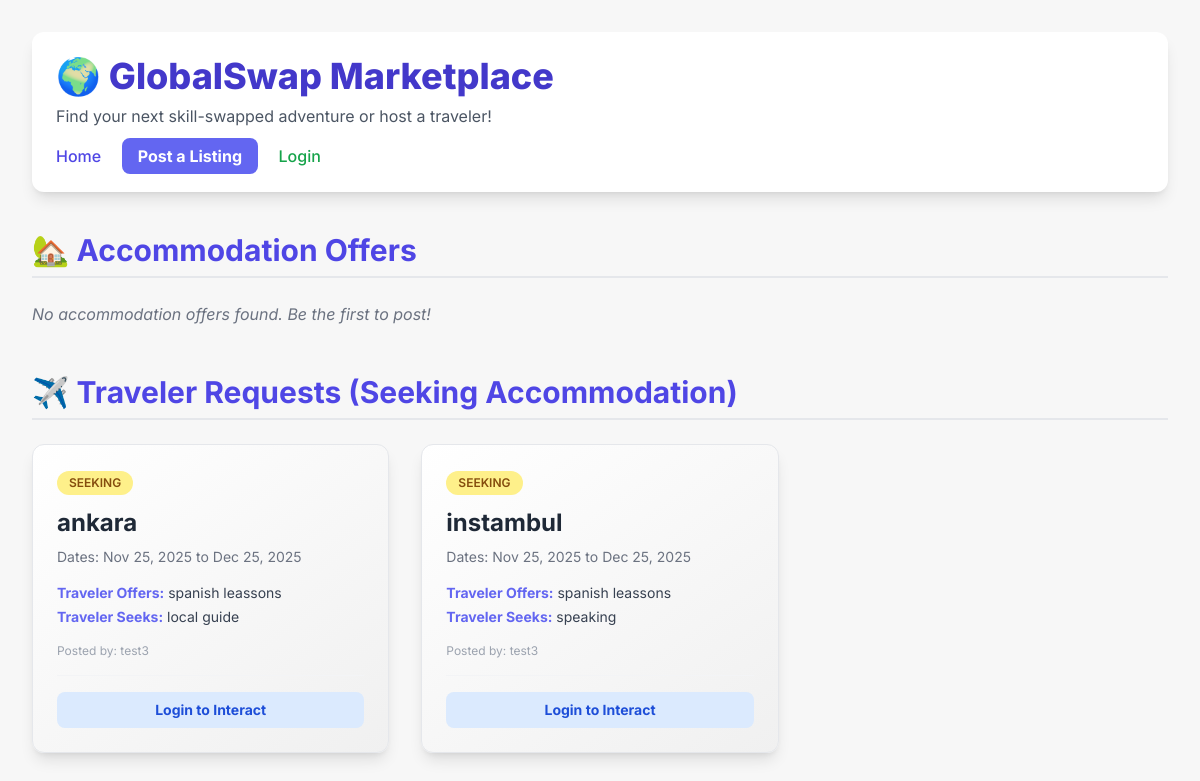
Page /trips on the committed database.
### app.py (models this page shows, shortened)
class Trip(db.Model):
    __tablename__ = "trip"
    id = db.Column(db.Integer, primary_key=True)
    destination = db.Column(db.String(120), nullable=False)
    start_date = db.Column(db.Date, nullable=False)
    end_date = db.Column(db.Date, nullable=False)
    description = db.Column(db.Text, nullable=True)
    created_at = db.Column(db.DateTime, default=datetime.utcnow)
    is_accommodation_offer = db.Column(db.Boolean, default=False, nullable=False)
    user_id = db.Column(db.Integer, db.ForeignKey("user.id"), nullable=False)
    interactions = db.relationship("Interaction", backref="trip", lazy='dynamic', cascade="all, delete-orphan")
    skillswap = db.relationship("SkillSwap", backref="trip", uselist=False, cascade="all, delete-orphan")

class SkillSwap(db.Model):
    __tablename__ = "skillswap"
    id = db.Column(db.Integer, primary_key=True)
    skill_offered = db.Column(db.String(120), nullable=False)
    skill_wanted = db.Column(db.String(120), nullable=False)
    created_at = db.Column(db.DateTime, default=datetime.utcnow)
    user_id = db.Column(db.Integer, db.ForeignKey("user.id"), nullable=False)
    trip_id = db.Column(db.Integer, db.ForeignKey("trip.id"), unique=True, nullable=False)

class User(db.Model, UserMixin):
    __tablename__ = "user"
    id = db.Column(db.Integer, primary_key=True)
    username = db.Column(db.String(80), unique=True, nullable=False)
    email = db.Column(db.String(120), unique=True, nullable=False)
    password_hash = db.Column(db.String(128))
    created_at = db.Column(db.DateTime, default=datetime.utcnow)
    trips = db.relationship("Trip", backref="user", cascade="all, delete-orphan")
    skillswaps = db.relationship("SkillSwap", backref="user", cascade="all, delete-orphan")
    sent_interactions = db.relationship("Interaction", foreign_keys='Interaction.sender_id', backref="sender", lazy='dynamic', cascade="all, delete-orphan")
    received_interactions = db.relationship("Interaction", foreign_keys='Interaction.recipient_id', backref="recipient", lazy='dynamic', cascade="all, delete-orphan")

### app.py (the view)
@app.route("/trips")
def trips():
    trip_requests = Trip.query.filter_by(is_accommodation_offer=False).all()
    accommodation_offers = Trip.query.filter_by(is_accommodation_offer=True).all()
    return render_template(
        "marketplace.html",
        requests=trip_requests,
        accommodation_offers=accommodation_offers
    )

### templates/marketplace.html (shortened to what this page needs)
<!DOCTYPE html>
<html lang="en">
<head>
    <script src="https://cdn.tailwindcss.com"></script>
</head>
<body>
    <div class="min-h-screen p-4 sm:p-8">
        <header class="mb-10 bg-white p-6 rounded-xl shadow-lg">
            <h1 class="text-4xl font-extrabold text-indigo-700 mb-2">🌍 GlobalSwap Marketplace</h1>
            <p class="text-gray-600 mb-4">Find your next skill-swapped adventure or host a traveler!</p>
            <nav class="space-x-4">
                <a href="{{ url_for('home') }}" class="text-indigo-600 hover:text-indigo-800 font-medium">Home</a>
                <a href="{{ url_for('create_listing') }}" class="bg-indigo-500 hover:bg-indigo-600 text-white font-bold py-2 px-4 rounded-lg transition duration-150">Post a Listing</a>
                {% if current_user.is_authenticated %}
                    <a href="{{ url_for('dashboard') }}" class="text-green-600 hover:text-green-800 font-medium">My Cabinet</a>
                    <a href="{{ url_for('logout') }}" class="text-red-500 hover:text-red-700 font-medium">Logout</a>
                {% else %}
                    <a href="{{ url_for('login') }}" class="text-green-600 hover:text-green-800 font-medium">Login</a>
                {% endif %}
            </nav>
        </header>
        <section class="mb-12">
            <h2 class="text-3xl font-bold text-gray-800 mb-6 border-b-2 pb-2 text-indigo-600">🏡 Accommodation Offers</h2>
            <div class="grid grid-cols-1 sm:grid-cols-2 lg:grid-cols-3 xl:grid-cols-4 gap-8">
                {% for offer in accommodation_offers %}
                <div class="card p-6 rounded-xl shadow-lg border border-gray-200 flex flex-col justify-between">
                    <div>
                        <span class="text-xs font-semibold px-3 py-1 bg-green-200 text-green-800 rounded-full mb-3 inline-block">HOSTING</span>
                        <h3 class="text-2xl font-bold text-gray-800 mb-2">{{ offer.destination }}</h3>
                        <p class="text-sm text-gray-500 mb-4">
                            Available: {{ offer.start_date.strftime('%b %d, %Y') }} to {{ offer.end_date.strftime('%b %d, %Y') }}
                        </p>
                        {% set swap = offer.skillswap %}
                        {% if swap %}
                            <p class="text-sm text-gray-700 mb-1"><strong class="text-indigo-500">Host Offers:</strong> {{ swap.skill_offered }}</p>
                            <p class="text-sm text-gray-700 mb-4"><strong class="text-indigo-500">Host Seeks:</strong> {{ swap.skill_wanted }}</p>
                        {% endif %}
                        <p class="text-xs text-gray-400">Posted by: {{ offer.user.username }}</p>
                    </div>
                    <div class="mt-4 pt-4 border-t border-gray-100">
                        {% if current_user.is_authenticated %}
                            {% if current_user.id == offer.user_id %}
                                <span class="w-full bg-gray-300 text-gray-700 font-bold py-2 px-4 rounded-lg text-center text-sm inline-block">
                                    Your Listing
                                </span>
                            {% else %}
                                <a href="{{ url_for('interact_with_listing', trip_id=offer.id) }}"
                                   class="btn-interact w-full bg-indigo-600 hover:bg-indigo-700 text-white font-bold py-2 px-4 rounded-lg text-center text-sm inline-block shadow-md">
                                    Send Swap Request
                                </a>
                            {% endif %}
                        {% else %}
                            <a href="{{ url_for('login') }}" class="w-full bg-blue-100 text-blue-700 font-bold py-2 px-4 rounded-lg text-center text-sm inline-block">
                                Login to Interact
                            </a>
                        {% endif %}
                    </div>
                </div>
                {% else %}
                <p class="text-gray-500 col-span-full italic">No accommodation offers found. Be the first to post!</p>
                {% endfor %}
            </div>
        </section>
        <section>
            <h2 class="text-3xl font-bold text-gray-800 mb-6 border-b-2 pb-2 text-indigo-600">✈️ Traveler Requests (Seeking Accommodation)</h2>
            <div class="grid grid-cols-1 sm:grid-cols-2 lg:grid-cols-3 xl:grid-cols-4 gap-8">
                {% for request in requests %}
                <div class="card p-6 rounded-xl shadow-lg border border-gray-200 flex flex-col justify-between">
                    <div>
                        <span class="text-xs font-semibold px-3 py-1 bg-yellow-200 text-yellow-800 rounded-full mb-3 inline-block">SEEKING</span>
                        <h3 class="text-2xl font-bold text-gray-800 mb-2">{{ request.destination }}</h3>
                        <p class="text-sm text-gray-500 mb-4">
                            Dates: {{ request.start_date.strftime('%b %d, %Y') }} to {{ request.end_date.strftime('%b %d, %Y') }}
                        </p>
                        {% set swap = request.skillswap %}
                        {% if swap %}
                            <p class="text-sm text-gray-700 mb-1"><strong class="text-indigo-500">Traveler Offers:</strong> {{ swap.skill_offered }}</p>
                            <p class="text-sm text-gray-700 mb-4"><strong class="text-indigo-500">Traveler Seeks:</strong> {{ swap.skill_wanted }}</p>
                        {% endif %}
                        <p class="text-xs text-gray-400">Posted by: {{ request.user.username }}</p>
                    </div>
                    <div class="mt-4 pt-4 border-t border-gray-100">
                        {% if current_user.is_authenticated %}
                            {% if current_user.id == request.user_id %}
                                <span class="w-full bg-gray-300 text-gray-700 font-bold py-2 px-4 rounded-lg text-center text-sm inline-block">
                                    Your Listing
                                </span>
                            {% else %}
                                <a href="{{ url_for('interact_with_listing', trip_id=request.id) }}"
                                   class="btn-interact w-full bg-indigo-600 hover:bg-indigo-700 text-white font-bold py-2 px-4 rounded-lg text-center text-sm inline-block shadow-md">
                                    Send Swap Offer
                                </a>
                            {% endif %}
                        {% else %}
                            <a href="{{ url_for('login') }}" class="w-full bg-blue-100 text-blue-700 font-bold py-2 px-4 rounded-lg text-center text-sm inline-block">
                                Login to Interact
                            </a>
                        {% endif %}
                    </div>
                </div>
                {% else %}
                <p class="text-gray-500 col-span-full italic">No traveler requests found. Post your accommodation offer!</p>
                {% endfor %}
            </div>
        </section>
    </div>
</body>
</html>

### templates/marketplace.html (style rules this page uses)
body { font-family: 'Inter', sans-serif; background-color: #f7f7f7; }
.card { transition: transform 0.3s, box-shadow 0.3s; background: linear-gradient(145deg, #ffffff, #f0f0f0); }

### rows in the picture
Trip: destination "ankara", start_date "Nov 25, 2025", end_date "Dec 25, 2025", user.username "test3"
SkillSwap: skill_offered "spanish leassons", skill_wanted "local guide"
Trip: destination "instambul", start_date "Nov 25, 2025", end_date "Dec 25, 2025", user.username "test3"
SkillSwap: skill_offered "spanish leassons", skill_wanted "speaking"
